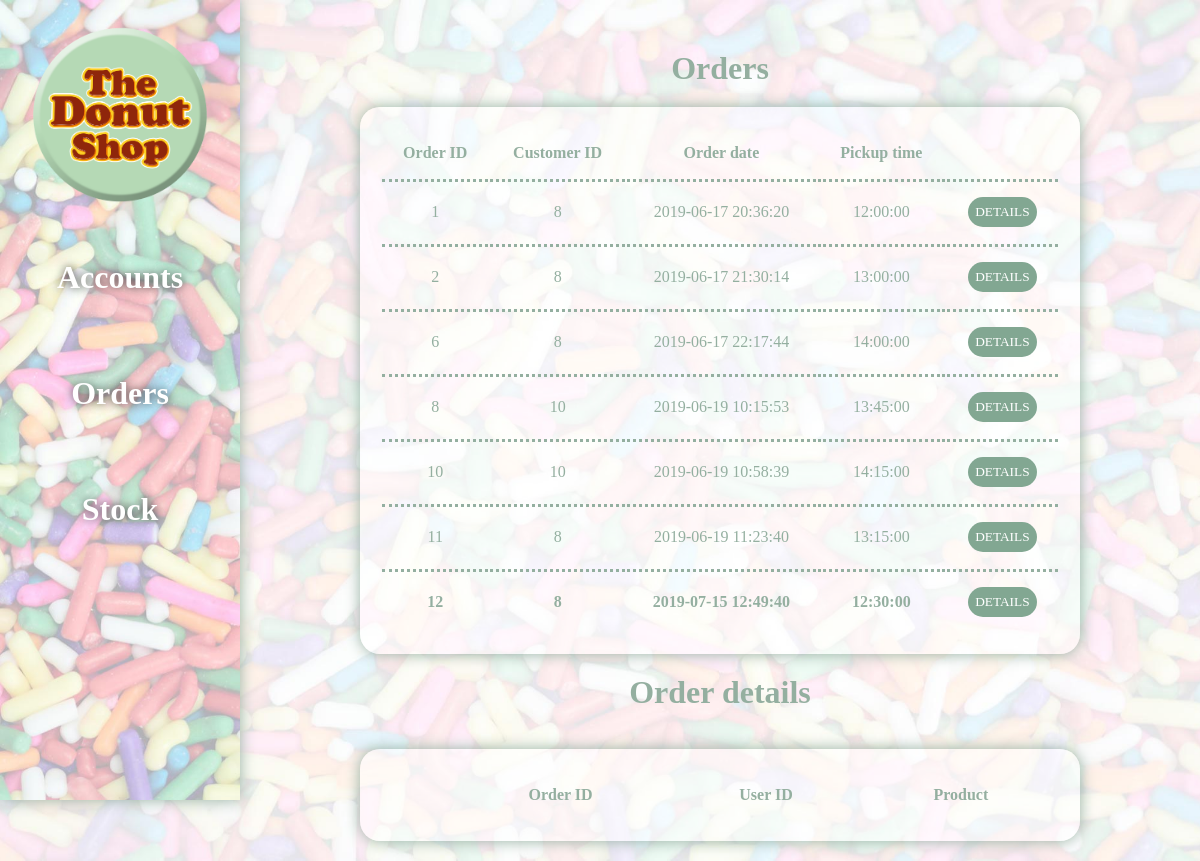
The page /orders.php (signed in) on the database its author committed.
### tables this page shows
CREATE TABLE `orders` (
  `order_id` bigint(20) UNSIGNED NOT NULL,
  `user_fk` bigint(20) UNSIGNED NOT NULL,
  `date` timestamp NOT NULL DEFAULT CURRENT_TIMESTAMP ON UPDATE CURRENT_TIMESTAMP,
  `pickup_time` time NOT NULL
);

### orders.php (the view, shortened to what this page needs)
<?php
require_once __DIR__.'/admin-top.php';
?>
<div id="cartWrapper">
<h1>Orders</h1>
<table>
    <thead>
        <th>Order ID</th>
        <th>Customer ID</th>
        <th>Order date</th>
        <th>Pickup time</th>
    </thead>
    <tbody>
    <?php
        $stmt = $db->prepare('SELECT * FROM orders');
        $stmt->execute();
        $aOrders = $stmt->fetchAll();
        foreach ($aOrders as $aOrder) {
            echo "
                <tr>
                    <td>$aOrder->order_id</td>
                    <td>$aOrder->user_fk</td>
                    <td>$aOrder->date</td>
                    <td>$aOrder->pickup_time</td>
                    <td><button onClick='orderDetails($aOrder->order_id)'>DETAILS</button></td>
                </tr>
                ";
        }
    ?>
    </tbody>
</table>
    <div class="popUp">
        <h1 style="text-align:center;">Order details</h1><br>
        <table>
            <thead>
                <th></th>
                <th>Order ID</th>
                <th>User ID</th>
                <th>Product</th>
            </thead>
        </table>
    </div>
</div>
</body>
</html>

### css/shop.css (style rules this page uses)
* { padding: 0; margin: 0; font-family: 'Raleway'; box-sizing: border-box; }
body { width: 100vw; height: 100%; background-image: url(../img/modal.jpg); background-size: cover; background-position: center; background-attachment: fixed; background-repeat: no-repeat; }
p, h1, h2, h3 { color: rgb(148, 175, 160); }
#cartWrapper, #profileWrapper, #modalWrapper { width: 80vw; height: 100vh; display: grid; justify-items: center; padding: 50px 0; align-items: center; }
table { text-align: center; width: 60vw; background: rgba(255, 255, 255, 0.5); border-radius: 20px; padding: 20px; box-shadow: 0px 0px 15px rgb(148, 175, 160); margin-top: 20px; margin-bottom: 20px; }
table tr:last-child { font-weight: 700; }
th { padding: 15px; color: rgb(148, 175, 160); }
td { border-top: 3px dotted rgb(148, 175, 160); padding: 15px; color: rgb(148, 175, 160); }
button { background:rgb(130, 167, 146); color: white; padding: 7px; cursor: pointer; border: none; border-radius: 50px; }

### css/menu.css (style rules this page uses)
body { display: grid; grid-template-columns: 1fr 1fr 1fr 1fr; }

### rows shown on the page
orders: order_id "1", user_fk "8", date "2019-06-17 20:36:20", pickup_time "12:00:00"
orders: order_id "2", user_fk "8", date "2019-06-17 21:30:14", pickup_time "13:00:00"
orders: order_id "6", user_fk "8", date "2019-06-17 22:17:44", pickup_time "14:00:00"
orders: order_id "8", user_fk "10", date "2019-06-19 10:15:53", pickup_time "13:45:00"
orders: order_id "10", user_fk "10", date "2019-06-19 10:58:39", pickup_time "14:15:00"
orders: order_id "11", user_fk "8", date "2019-06-19 11:23:40", pickup_time "13:15:00"
orders: order_id "12", user_fk "8", date "2019-07-15 12:49:40", pickup_time "12:30:00"
